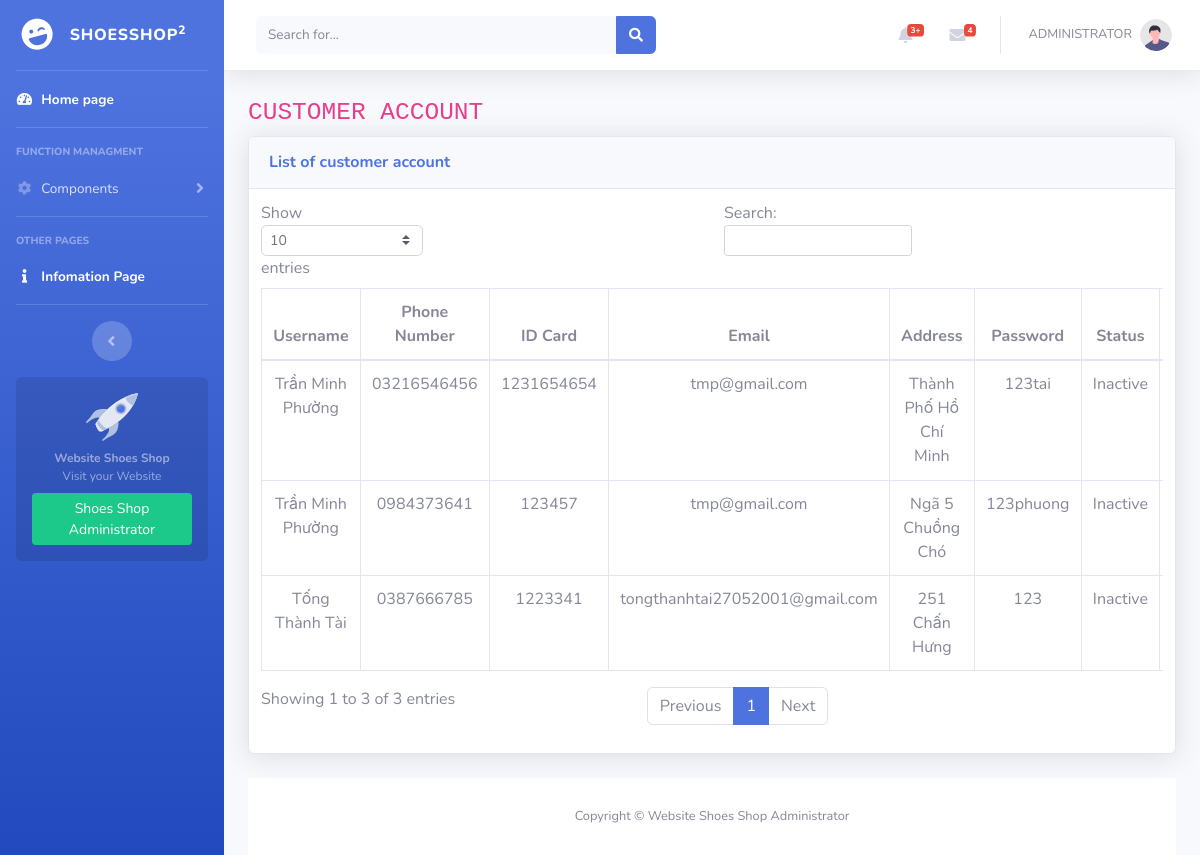
The page /customer__account.php (signed in) on the database its author committed.
### tables this page shows
CREATE TABLE IF NOT EXISTS `customer_account` (
  `username` varchar(20) NOT NULL,
  `phonenum` text NOT NULL,
  `id_card` int(11) NOT NULL,
  `email` varchar(100) NOT NULL,
  `address` varchar(100) NOT NULL,
  `password` varchar(100) NOT NULL,
  `status` int(11) NOT NULL,
  PRIMARY KEY (`id_card`)
);

### customer__account.php (called while the page is built, shortened)
<?php
    $level ="";
    include $level."layout.php";
?>

### index__data.php (called while the page is built, shortened)
<?php
    $level = "";
    include $level."DB/database.php";
    $SQL_str_listcus_account= "SELECT * from customer_account";
    $list__cus_account= $connect->prepare($SQL_str_listcus_account);
    $list__cus_account-> execute();
    $list__cus_account_rowsdata = $list__cus_account ->fetchAll();

### component/customer__account--content.php (the view, shortened to what this page needs)
<?php
    include $level."index__data.php";
?>
<div class="container-fluid">
<h1 class="h3 mb-2 text-gray-800"><code>CUSTOMER ACCOUNT</code></h1>
<div class="card shadow mb-4">
    <div class="card-header py-3">
        <h6 class="m-0 font-weight-bold text-primary">List of customer account</h6>
    </div>
    <div class="card-body">
        <div class="table-responsive">
            <table class="table table-bordered" id="dataTable" width="100%" cellspacing="0">
                <thead>
                    <tr>
                        <th style="width:180px">Username</th>
                        <th>Phone Number</th>
                        <th>ID Card</th>
                        <th>Email</th>
                        <th>Address</th>
                        <th>Password</th>
                        <th>Status</th>
                        <th style="border-right:none"></th>
                    </tr>
                </thead>
                <tbody>
                    <?php foreach ($list__cus_account_rowsdata as $arr__cusaccount)
                    {
                    ?>
                        <tr>
                            <td style="width:180px"><?php echo $level.$arr__cusaccount["username"]?></td>
                            <td><?php echo $level.$arr__cusaccount["phonenum"]?></td>
                            <td><?php echo $level.$arr__cusaccount["id_card"]?></td>
                            <td><?php echo $level.$arr__cusaccount["email"]?></td>
                            <td><?php echo $level.$arr__cusaccount["address"]?></td>
                            <td><?php echo $level.$arr__cusaccount["password"]?></td>
                            <td><?php echo ($level.$arr__cusaccount["status"])?"Active":"Inactive"?></td>
                            <td><a href="<?php echo $level."insert__customeraccount"?>" class="btn btn-primary">Add</a></td>
                        </tr>
                    <?php } ?>
                </tbody>
            </table>
        </div>
    </div>
</div>

### rows shown on the page
customer_account: username "Trần Minh Phường", phonenum "03216546456", id_card "1231654654", email "tmp@gmail.com", address "Thành Phố Hồ Chí Minh", password "123tai", status "Inactive"
customer_account: username "Trần Minh Phường", phonenum "0984373641", id_card "123457", email "tmp@gmail.com", address "Ngã 5 Chuồng Chó", password "123phuong", status "Inactive"
customer_account: username "Tống Thành Tài", phonenum "0387666785", id_card "1223341", email "tongthanhtai27052001@gmail.com", address "251 Chấn Hưng", password "123", status "Inactive"

### other values the page prints
$admin_name "ADMINISTRATOR"
